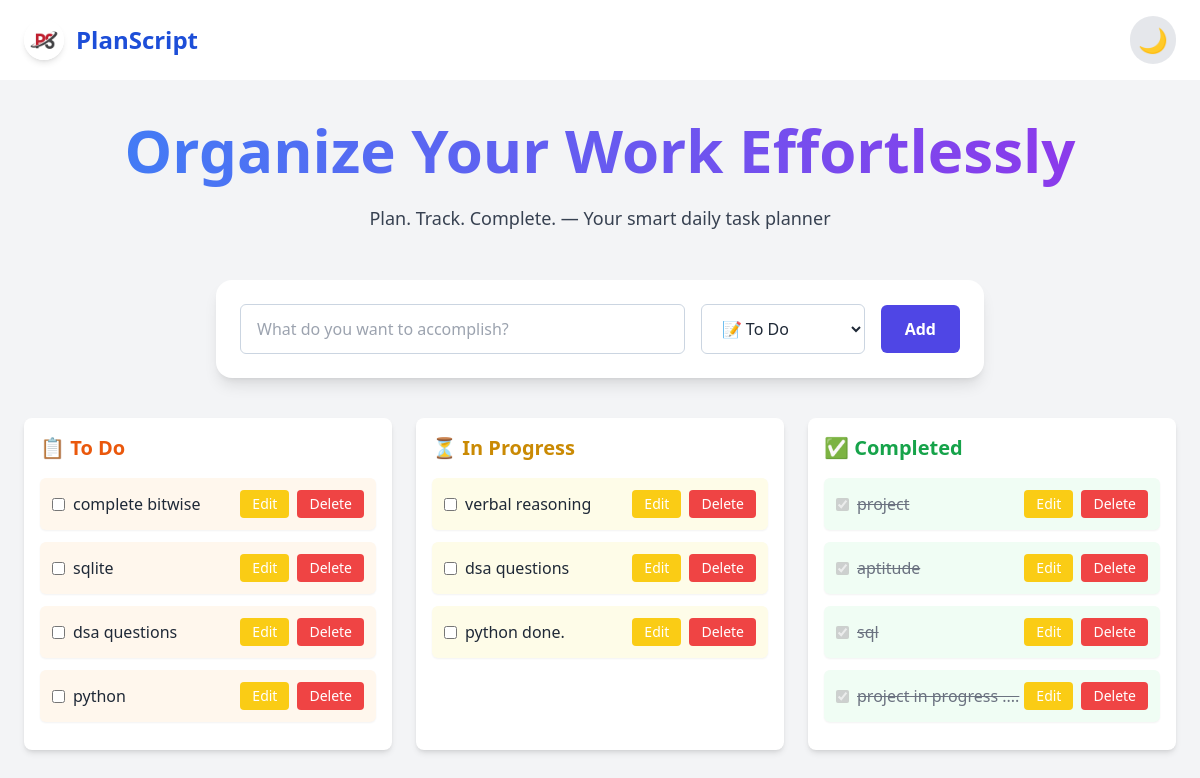
The page / (signed in) on the database its author committed.
### app.py (models this page shows)
class Todo(db.Model):
    id = db.Column(db.Integer, primary_key=True)
    title = db.Column(db.String(200), nullable=False)
    status = db.Column(db.String(50), nullable=False, default='todo')  # ✅ New field

### app.py (the view, shortened to what this page needs)
@app.route('/', methods=['GET', 'POST'])
@app.route('/<int:todo_id>', methods=['GET', 'POST'])
@login_required
def index(todo_id=None):
    todo = None
    if todo_id is not None:
        todo = Todo.query.get(todo_id)
    todos = Todo.query.order_by(Todo.id.desc()).all()
    todo_tasks = [t for t in todos if t.status == 'todo']
    progress_tasks = [t for t in todos if t.status == 'progress']
    completed_tasks = [t for t in todos if t.status == 'completed']
    return render_template(
        'index.html',
        user=current_user,
        todos=todos,
        todo=todo,
        todo_tasks=todo_tasks,
        progress_tasks=progress_tasks,
        completed_tasks=completed_tasks
    )

### app.py (called while the page is built)
@login_manager.user_loader
def load_user(user_id):
    return User.query.get(int(user_id))

### templates/index.html (shortened to what this page needs)
{% extends 'layouts/app.html' %}
{% block content %}
<div class="min-h-screen bg-gray-100 dark:bg-gray-900 py-10 px-4 transition-colors duration-300">
  <div class="max-w-6xl mx-auto">
    <section class="relative text-center mb-12">
      <div class="relative z-10 animate-fade-slide">
        <h2 class="text-5xl md:text-6xl font-extrabold bg-gradient-to-r from-blue-500 to-purple-600 text-transparent bg-clip-text leading-tight pb-2">
        </h2>
        <p class="mt-4 text-lg text-gray-700 dark:text-gray-300">
          Plan. Track. Complete. — Your smart daily task planner
        </p>
      </div>
    </section>
    <form method="POST" action="{{ url_for('index', todo_id=todo.id) if todo else url_for('index') }}"
      class="bg-white dark:bg-gray-800 shadow-lg rounded-2xl px-6 py-6 mb-10 max-w-3xl mx-auto flex flex-col md:flex-row items-center gap-4">
      <input type="text" name="title" value="{{ todo.title if todo else '' }}"
        class="flex-1 px-4 py-3 text-base bg-white dark:bg-gray-700 border border-slate-300 dark:border-gray-600 rounded-md focus:outline-none focus:ring-2 focus:ring-indigo-400 dark:text-gray-100"
        placeholder="What do you want to accomplish?" required />
      <select name="status"
        class="px-4 py-3 text-base bg-white dark:bg-gray-700 border border-slate-300 dark:border-gray-600 rounded-md focus:outline-none focus:ring-2 focus:ring-indigo-400 dark:text-gray-100">
        <option value="todo" {% if todo and todo.status == 'todo' %}selected{% endif %}>📝 To Do</option>
      </select>
      <button type="submit"
        class="px-6 py-3 bg-indigo-600 text-white font-semibold rounded-md hover:bg-indigo-700 transition">
        {{ 'Update' if todo else 'Add' }}
      </button>
    </form>
    <div class="grid md:grid-cols-3 gap-6">
      {% set columns = [
        ('todo', '📋 To Do', 'orange', 'orange-50', 'orange-600'),
        ('in-progress', '⏳ In Progress', 'yellow', 'yellow-50', 'yellow-600'),
        ('completed', '✅ Completed', 'green', 'green-50', 'green-600')
      ] %}
      {% for key, title, color, bg, text in columns %}
      <div class="bg-white dark:bg-gray-800 p-4 rounded-lg shadow-md">
        <h2 class="text-xl font-semibold text-{{ text }} mb-4">{{ title }}</h2>
        {% for task in todos if task.status == key %}
        <div class="bg-{{ bg }} dark:bg-opacity-10 p-3 rounded-md shadow-sm mb-3 flex justify-between items-center">
          {% if key != 'completed' %}
          <form method="POST" action="{{ url_for('update_status', todo_id=task.id) }}">
            <label class="flex items-center gap-2">
              <input type="checkbox" name="status" value="completed" onchange="this.form.submit()" />
              <span class="text-gray-800 dark:text-gray-200 break-words">{{ task.title }}</span>
            </label>
          </form>
          {% else %}
          <label class="flex items-center gap-2">
            <input type="checkbox" checked disabled />
            <span class="text-gray-500 dark:text-gray-400 break-words line-through">{{ task.title }}</span>
          </label>
          {% endif %}
          <div class="flex gap-2">
            <a href="/{{ task.id }}" class="text-sm bg-yellow-400 text-white px-3 py-1 rounded hover:bg-yellow-500 transition-all">Edit</a>
            <form method="POST" action="{{ url_for('delete', todo_id=task.id) }}">
              <button class="text-sm bg-red-500 text-white px-3 py-1 rounded hover:bg-red-600 transition-all">Delete</button>
            </form>
          </div>
        </div>
        {% else %}
        <p class="text-sm text-gray-400 dark:text-gray-500">No tasks here.</p>
        {% endfor %}
      </div>
      {% endfor %}
    </div>
  </div>
</div>
{% endblock %}

### templates/layouts/app.html (shortened to what this page needs)
<!DOCTYPE html>
<html lang="en">
<head>
  <script src="https://cdn.tailwindcss.com"></script>
</head>
<body class="bg-gray-100 text-gray-800 dark:bg-gray-900 dark:text-gray-100 transition-colors duration-300">
  <header class="flex items-center justify-between px-6 py-4 shadow-md bg-white dark:bg-gray-800">
    <div class="flex items-center gap-3 animate-fade-slide">
      <img src="{{ url_for('static', filename='logo.png') }}" alt="PlanScript Logo"
        class="h-10 w-10 rounded-full shadow-md" />
      <h1 class="text-2xl font-bold text-blue-700 dark:text-blue-400">PlanScript</h1>
    </div>
    <button id="darkToggle"
      class="text-2xl p-2 rounded-full hover:scale-110 transition-transform duration-300 bg-gray-200 dark:bg-gray-700"
      title="Toggle Theme">
      🌙
    </button>
  </header>
  {% block content %} {% endblock %}
</body>
</html>

### rows shown on the page
Todo: title "complete bitwise"
Todo: title "sqlite"
Todo: title "dsa questions"
Todo: title "python"
Todo: title "verbal reasoning"
Todo: title "dsa questions"
Todo: title "python done."
Todo: title "project"
Todo: title "aptitude"
Todo: title "sql"
Todo: title "project in progress ...."

### other values the page prints
{{ 'Update' if todo else 'Add' }} "Add"
{{ title }} "📋 To Do" "⏳ In Progress" "✅ Completed"
